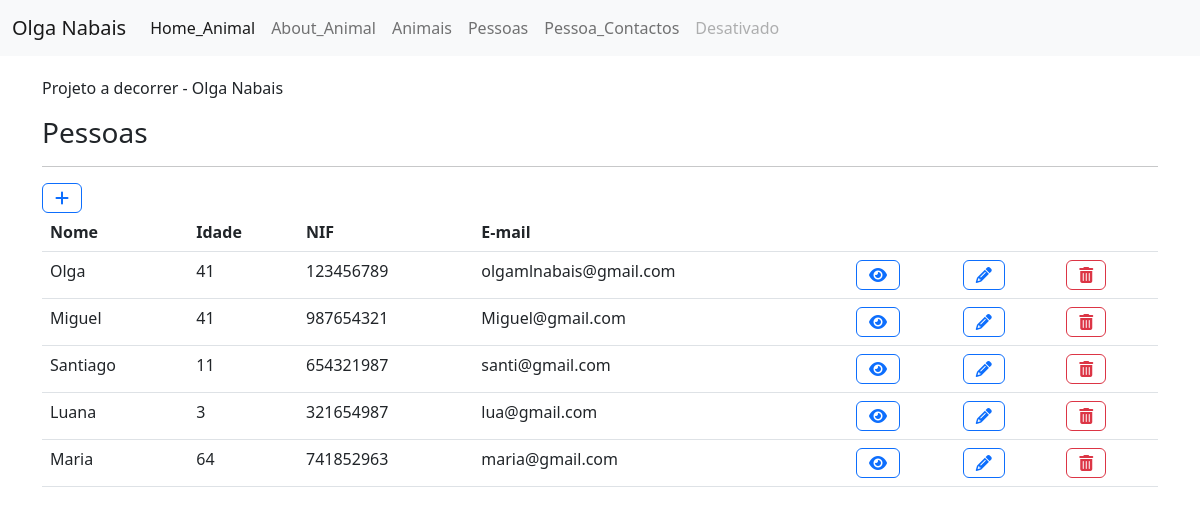
Before: /pessoa/lista/ with the older database file.
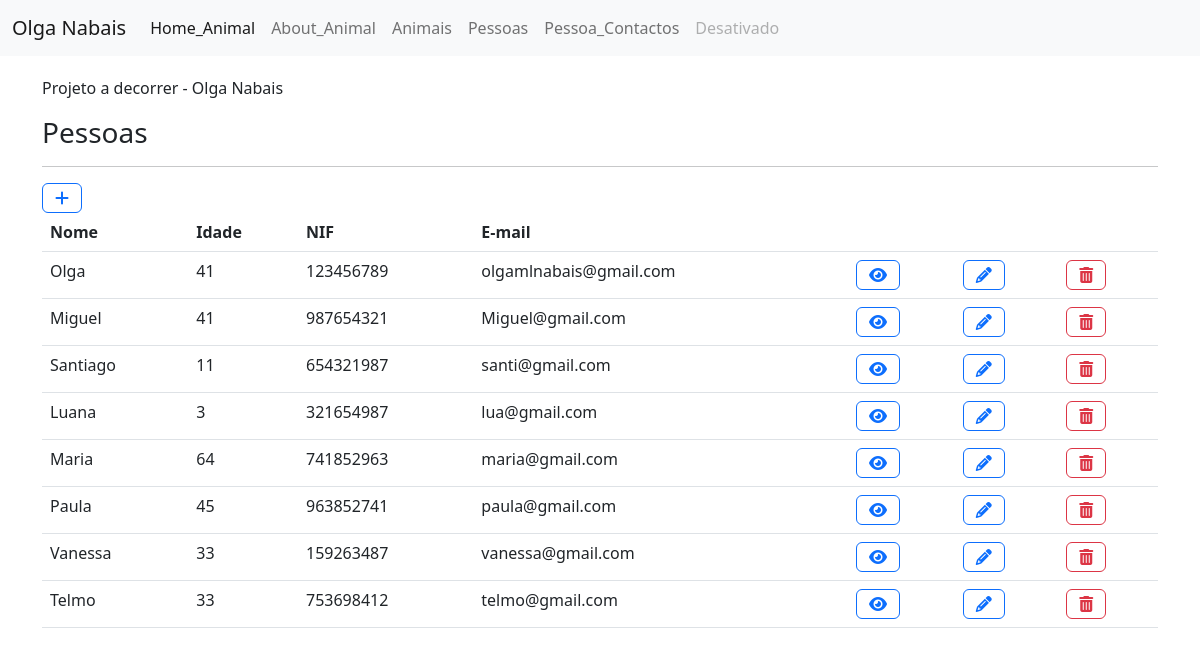
After: the same page with the newer database file.
### apps/pessoa/models.py (models this page shows, shortened)
class Pessoa(models.Model): # vao ter esta herança dentro do modelo
    nome = models.CharField(max_length=50) # extenção de 50 caracteres
    idade = models.IntegerField() # verbose_name="idade"
    nif = models.CharField(max_length=9)
    email = models.EmailField()

### apps/pessoa/views.py (the view)
# urls.py: path('lista/', PessoaListView.as_view(), name='lista'),
class PessoaListView(ListView):
    model = Pessoa

### apps/pessoa/templates/pessoa/pessoa_list.html
{% extends "base.html" %}
{% block content %}
<h3>Pessoas</h3>
<hr>
<a class="btn btn-outline-primary" href="{% url 'pessoa:novo' %}"><i class="fa-solid fa-plus"></i></a>
<table class="table">
    <tr>
        <th>Nome</th>
        <th>Idade</th>
        <th>NIF</th>
        <th>E-mail</th>
        <th></th>
        <th></th>
        <th></th>
    </tr>
{% for object in object_list %}
<tr>
    <td>{{ object.nome }}</td>
    <td>{{ object.idade }}</td>
    <td>{{ object.nif }}</td>
    <td>{{ object.email }}</td>
    <td><a class="btn btn-outline-primary" href="{% url 'pessoa:detalhe' object.id %}"><i class="fa-solid fa-eye"></i></a></td>
    <td><a class="btn btn-outline-primary" href="{% url 'pessoa:atualizar' object.id %}"><i class="fa-solid fa-pencil"></i></a></td>
    <td><a class="btn btn-outline-danger" href="{% url 'pessoa:eliminar' object.id %}"><i class="fa-solid fa-trash-can"></i></a></td>
</tr>
{% endfor %}
</table>
{% endblock %}

### templates/base.html (shortened to what this page needs)
<html>
    <head>
        <link href="https://cdn.jsdelivr.net/npm/bootstrap@5.2.1/dist/css/bootstrap.min.css" rel="stylesheet"
>
    </head>
    <body>
        <nav class="navbar navbar-expand-lg bg-light">
            <div class="container-fluid">
              <a class="navbar-brand" href="#">Olga Nabais</a>
              <div class="collapse navbar-collapse" id="navbarNav">
                <ul class="navbar-nav">
                  <li class="nav-item">
                    <a class="nav-link active" aria-current="page" href="{% url 'animal:home' %}">Home_Animal</a>
                  </li>
                  <li class="nav-item">
                    <a class="nav-link" href="{% url 'animal:about' %}">About_Animal</a>
                  </li>
                  <li class="nav-item">
                    <a class="nav-link" href="{% url 'animal:lista' %}">Animais</a>
                  </li>
                  <li class="nav-item">
                    <a class="nav-link" href="{% url 'pessoa:lista' %}">Pessoas</a>
                  </li>
                  <li class="nav-item">
                    <a class="nav-link" href="{% url 'pessoa:contacts' %}">Pessoa_Contactos</a>
                  </li>
                  <li class="nav-item">
                    <a class="nav-link disabled">Desativado</a>
                  </li>
                </ul>
              </div>
            </div>
          </nav>
          <div style="padding-top:20px;" class=container>
            <p>Projeto a decorrer - Olga Nabais</p>
            {% block content %}{% endblock %}
          </div>
    </body>
</html>

Changed rows visible on the page:
added Pessoa: nome "Paula", idade "45", nif "963852741", email "paula@gmail.com"
added Pessoa: nome "Vanessa", idade "33", nif "159263487", email "vanessa@gmail.com"
added Pessoa: nome "Telmo", idade "33", nif "753698412", email "telmo@gmail.com"
